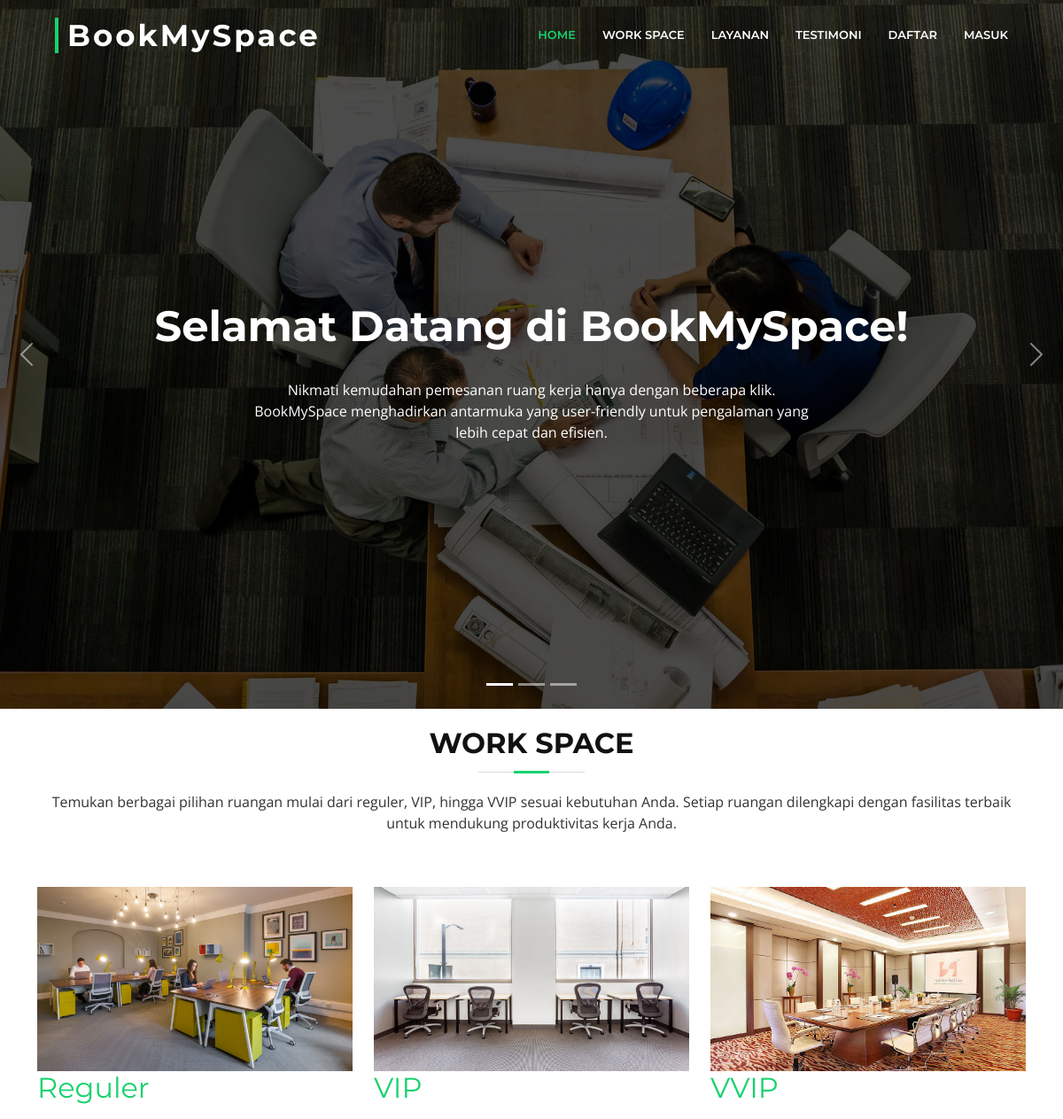
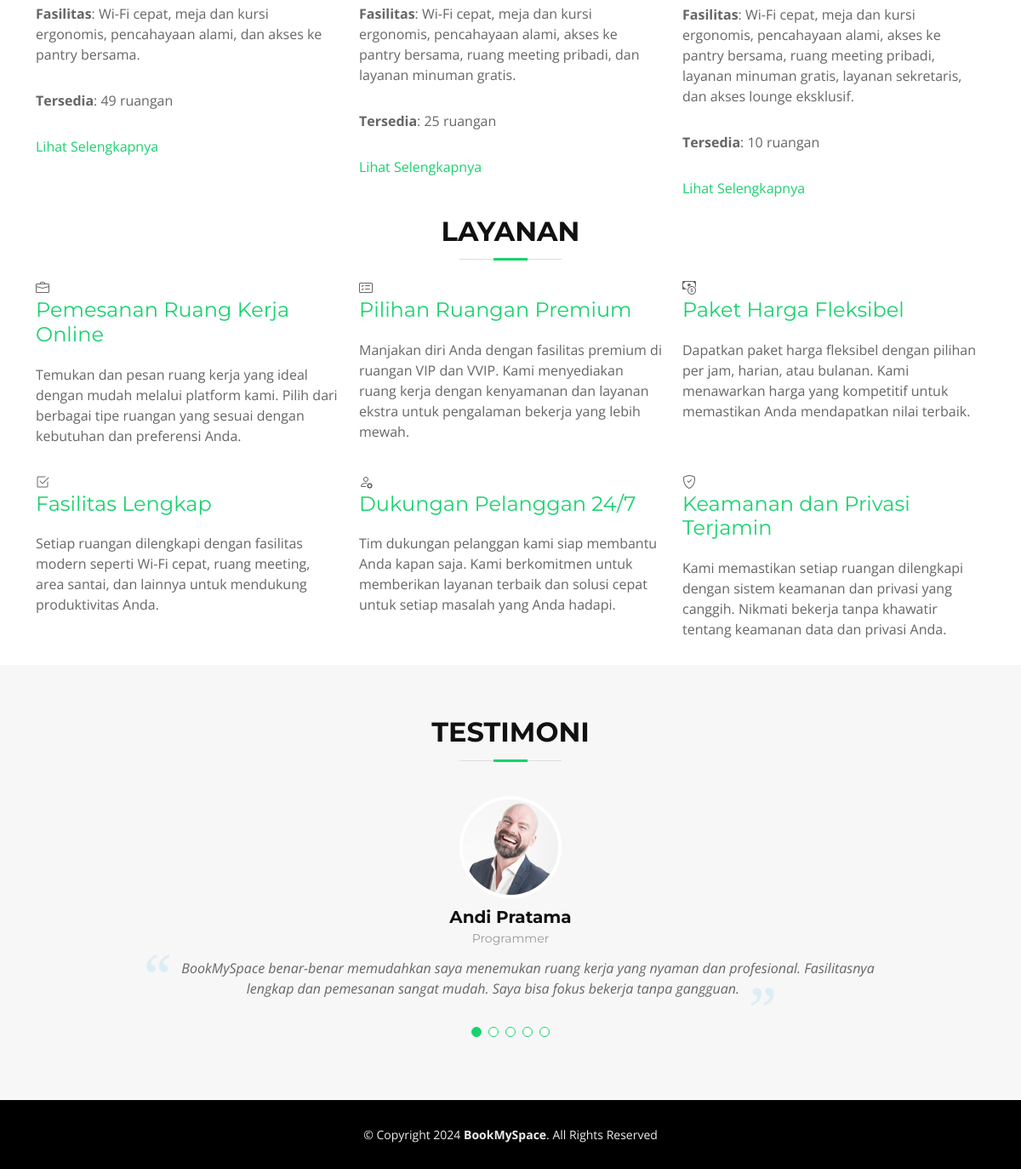
The page / on the database its author committed (2 pictures, top to bottom).
### tables this page shows
CREATE TABLE `rooms` (
  `room_id` int(11) NOT NULL,
  `room_name` varchar(255) DEFAULT NULL,
  `category` enum('reguler','vip','vvip') DEFAULT NULL,
  `description` text NOT NULL,
  `facilities` text DEFAULT NULL,
  `base_price_hour` decimal(10,2) DEFAULT NULL,
  `base_price_day` decimal(10,2) DEFAULT NULL,
  `base_price_month` decimal(10,2) DEFAULT NULL,
  `stock` int(11) DEFAULT NULL,
  `image` varchar(255) NOT NULL,
  `created_at` datetime DEFAULT current_timestamp()
);

### index.php (the view, shortened to what this page needs)
<!DOCTYPE html>
<html lang="en">
<head>
  <link href="assets/vendor/animate.css/animate.min.css" rel="stylesheet">
  <link href="assets/vendor/aos/aos.css" rel="stylesheet">
  <link href="assets/vendor/bootstrap/css/bootstrap.min.css" rel="stylesheet">
  <link href="assets/vendor/bootstrap-icons/bootstrap-icons.css" rel="stylesheet">
  <link href="assets/vendor/glightbox/css/glightbox.min.css" rel="stylesheet">
  <link href="assets/vendor/swiper/swiper-bundle.min.css" rel="stylesheet">
  <link href="assets/css/style.css" rel="stylesheet">
</head>
<body>
  <header id="header" class="fixed-top d-flex align-items-center header-transparent">
        <div class="container-fluid">
            <div class="row justify-content-center align-items-center">
                <div class="col-xl-11 d-flex align-items-center justify-content-between">
                    <h1 class="logo"><a href="index.php">BookMySpace</a></h1>
                    <nav id="navbar" class="navbar">
                        <ul>
                            <li><a class="nav-link scrollto active" href="#hero">Home</a></li>
                            <li><a class="nav-link scrollto" href="#workspace">Work Space</a></li>
                            <li><a class="nav-link scrollto" href="#layanan">Layanan</a></li>
                            <li><a class="nav-link scrollto" href="#testimonials">Testimoni</a></li>
                            <?php if (!isset($_SESSION['user_id']) || $_SESSION['role'] !== 'user') : ?>
                                <li><a class="nav-link" href="daftar.php">Daftar</a></li>
                                <li><a class="nav-link" href="masuk.php">Masuk</a></li>
                            <?php endif; ?>
                        </ul>
                    </nav>
                </div>
            </div>
        </div>
    </header>
  <section id="hero">
    <div class="hero-container">
      <div id="heroCarousel" class="carousel slide carousel-fade" data-bs-ride="carousel" data-bs-interval="5000">
        <ol id="hero-carousel-indicators" class="carousel-indicators"></ol>
        <div class="carousel-inner" role="listbox">
          <div class="carousel-item active" style="background-image: url(assets/img/hero-carousel/1.jpg)">
            <div class="carousel-container">
              <div class="container">
                <h2 class="animate__animated animate__fadeInDown">Selamat Datang di BookMySpace!</h2>
                <p class="animate__animated animate__fadeInUp">Nikmati kemudahan pemesanan ruang kerja hanya dengan beberapa klik. BookMySpace menghadirkan antarmuka yang user-friendly untuk pengalaman yang lebih cepat dan efisien.</p>
              </div>
            </div>
          </div>
        </div>
        <a class="carousel-control-prev" href="#heroCarousel" role="button" data-bs-slide="prev">
          <span class="carousel-control-prev-icon bi bi-chevron-left" aria-hidden="true"></span>
        </a>
        <a class="carousel-control-next" href="#heroCarousel" role="button" data-bs-slide="next">
          <span class="carousel-control-next-icon bi bi-chevron-right" aria-hidden="true"></span>
        </a>
      </div>
    </div>
  </section>
  <main id="main">
    <section id="workspace">
      <div class="container" data-aos="fade-up" style="margin-top: 20px;">
        <header class="section-header">
          <h3>Work Space</h3>
          <p>Temukan berbagai pilihan ruangan mulai dari reguler, VIP, hingga VVIP sesuai kebutuhan Anda. Setiap ruangan dilengkapi dengan fasilitas terbaik untuk mendukung produktivitas kerja Anda.</p>
        </header>
        <div class="row about-cols">
          <?php
          require('koneksi.php');
          $sql = "SELECT * FROM rooms";
          $result = $conn->query($sql);
          if ($result->num_rows > 0) {
            while ($row = $result->fetch_assoc()) {
              echo '<div class="col-md-4" data-aos="fade-up" data-aos-delay="100">';
              echo '<div class="about-col">';
              echo '<div class="img">';
              echo '<a href="rooms.php?room_id=' . $row["room_id"] . '"><img src="' . $row["image"] . '" alt="' . $row["room_name"] . '" class="img-fluid"></a>';
              echo '</div>';
              echo '<h2 class="title"><a href="#">' . $row["room_name"] . '</a></h2>';
              echo '<p><b>Fasilitas</b>: ' . $row["facilities"] . '</p>';
              echo '<p><b>Tersedia</b>: ' . $row["stock"] . ' ruangan</p>';
              echo '<a href="rooms.php?room_id=' . $row["room_id"] . '" class="btn-get-started scrollto">Lihat Selengkapnya</a>';
              echo '</div>';
              echo '</div>';
            }
          } else {
            echo "0 results";
          }
          ?>
        </div>
      </div>
    </section>
    <section id="layanan">
      <div class="container" data-aos="fade-up" style="margin-top: 20px;">
        <header class="section-header wow fadeInUp">
          <h3>Layanan</h3>
        </header>
        <div class="row">
          <div class="col-lg-4 col-md-6 box" data-aos="fade-up" data-aos-delay="100">
            <div class="icon"><i class="bi bi-briefcase"></i></div>
            <h4 class="title"><a href="">Pemesanan Ruang Kerja Online</a></h4>
            <p class="description">Temukan dan pesan ruang kerja yang ideal dengan mudah melalui platform kami. Pilih dari berbagai tipe ruangan yang sesuai dengan kebutuhan dan preferensi Anda.</p>
          </div>
          <div class="col-lg-4 col-md-6 box" data-aos="fade-up" data-aos-delay="200">
            <div class="icon"><i class="bi bi-card-checklist"></i></div>
            <h4 class="title"><a href="">Pilihan Ruangan Premium</a></h4>
            <p class="description">Manjakan diri Anda dengan fasilitas premium di ruangan VIP dan VVIP. Kami menyediakan ruang kerja dengan kenyamanan dan layanan ekstra untuk pengalaman bekerja yang lebih mewah.</p>
          </div>
          <div class="col-lg-4 col-md-6 box" data-aos="fade-up" data-aos-delay="300">
            <div class="icon"><i class="bi bi-cash-coin"></i></div>
            <h4 class="title"><a href="">Paket Harga Fleksibel</a></h4>
            <p class="description">Dapatkan paket harga fleksibel dengan pilihan per jam, harian, atau bulanan. Kami menawarkan harga yang kompetitif untuk memastikan Anda mendapatkan nilai terbaik.</p>
          </div>
          <div class="col-lg-4 col-md-6 box" data-aos="fade-up" data-aos-delay="200">
            <div class="icon"><i class="bi bi-check2-square"></i></div>
            <h4 class="title"><a href="">Fasilitas Lengkap</a></h4>
            <p class="description">Setiap ruangan dilengkapi dengan fasilitas modern seperti Wi-Fi cepat, ruang meeting, area santai, dan lainnya untuk mendukung produktivitas Anda.</p>
          </div>
          <div class="col-lg-4 col-md-6 box" data-aos="fade-up" data-aos-delay="300">
            <div class="icon"><i class="bi bi-person-gear"></i></div>
            <h4 class="title"><a href="">Dukungan Pelanggan 24/7</a></h4>
            <p class="description">Tim dukungan pelanggan kami siap membantu Anda kapan saja. Kami berkomitmen untuk memberikan layanan terbaik dan solusi cepat untuk setiap masalah yang Anda hadapi.</p>
          </div>
          <div class="col-lg-4 col-md-6 box" data-aos="fade-up" data-aos-delay="400">
            <div class="icon"><i class="bi bi-shield-check"></i></i></div>
            <h4 class="title"><a href="">Keamanan dan Privasi Terjamin</a></h4>
            <p class="description">Kami memastikan setiap ruangan dilengkapi dengan sistem keamanan dan privasi yang canggih. Nikmati bekerja tanpa khawatir tentang keamanan data dan privasi Anda.</p>
          </div>
        </div>
      </div>
    </section>
    <section id="testimonials" class="section-bg">
      <div class="container" data-aos="fade-up">
        <header class="section-header">
          <h3>Testimoni</h3>
        </header>
        <div class="testimonials-slider swiper" data-aos="fade-up" data-aos-delay="100">
          <div class="swiper-wrapper">
            <div class="swiper-slide">
              <div class="testimonial-item">
                <img src="assets/img/testimonial-1.jpg" class="testimonial-img" alt="">
                <h3>Andi Pratama</h3>
                <h4>Programmer</h4>
                <p>
                  <img src="assets/img/quote-sign-left.png" class="quote-sign-left" alt="">
                  BookMySpace benar-benar memudahkan saya menemukan ruang kerja yang nyaman dan profesional. Fasilitasnya lengkap dan pemesanan sangat mudah. Saya bisa fokus bekerja tanpa gangguan.
                  <img src="assets/img/quote-sign-right.png" class="quote-sign-right" alt="">
                </p>
              </div>
            </div>
          </div>
          <div class="swiper-pagination"></div>
        </div>
      </div>
    </section>
  </main>
  <footer id="footer">
    <div class="container">
      <div class="copyright">
        &copy; Copyright 2024 <strong>BookMySpace</strong>. All Rights Reserved
      </div>
    </div>
  </footer>
</body>
</html>

### rows shown on the page
rooms: image (picture), room_name "Reguler", facilities "Wi-Fi cepat, meja dan kursi ergonomis, pencahayaan alami, dan akses ke pantry bersama.", stock "49"
rooms: image (picture), room_name "VIP", facilities "Wi-Fi cepat, meja dan kursi ergonomis, pencahayaan alami, akses ke pantry bersama, ruang meeting pribadi, dan layanan minuman gratis.", stock "25"
rooms: image (picture), room_name "VVIP", facilities "Wi-Fi cepat, meja dan kursi ergonomis, pencahayaan alami, akses ke pantry bersama, ruang meeting pribadi, layanan minuman gratis, layanan sekretaris, dan akses lounge eksklusif.", stock "10"
